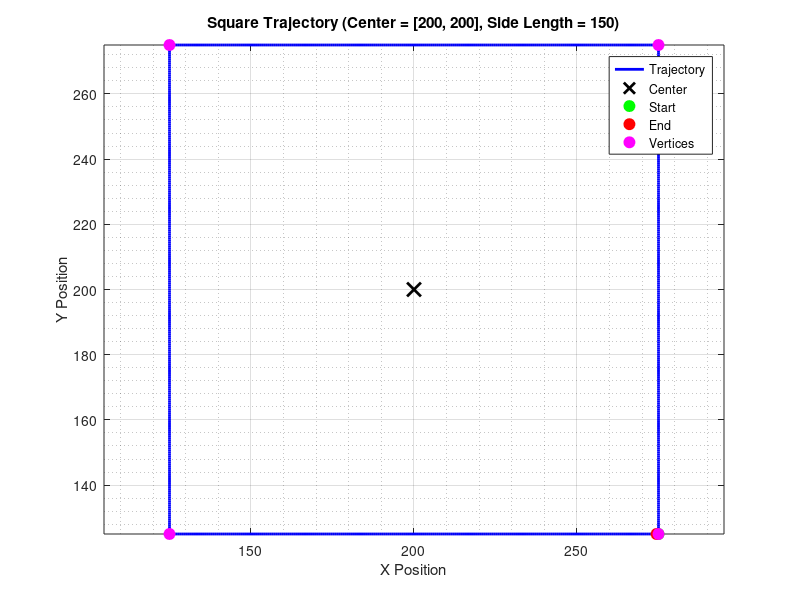

The MATLAB source for this figure:
% Square Trajectory
% Parameters: center_x, center_y, side_length

% Clear workspace and close figures
clear;
clc;
close all;

% Square parameters
center_x = 200;         % Square center x
center_y = 200;         % Square center y
side_length = 150;      % Length of square side

% Trajectory parameters
num_points = 1000;      % High resolution

% Calculate half-side for convenience
half_side = side_length / 2;

% Define square vertices (counter-clockwise order)
% Starting from bottom-right, going counter-clockwise
vertices = [
    center_x + half_side, center_y - half_side;  % Bottom-right
    center_x + half_side, center_y + half_side;  % Top-right  
    center_x - half_side, center_y + half_side;  % Top-left
    center_x - half_side, center_y - half_side;  % Bottom-left
    center_x + half_side, center_y - half_side;  % Back to start
];

% Generate trajectory points with equal distribution along each side
x_positions = [];
y_positions = [];
theta_positions = [];

points_per_side = num_points / 4;

for side = 1:4
    % Start and end points of current side
    start_point = vertices(side, :);
    end_point = vertices(side + 1, :);
    
    % Generate points along this side
    side_x = linspace(start_point(1), end_point(1), points_per_side);
    side_y = linspace(start_point(2), end_point(2), points_per_side);
    
    % Calculate heading angles for this side
    % For horizontal sides, theta is 0 or pi
    % For vertical sides, theta is pi/2 or 3*pi/2
    if side == 1  % Bottom side (moving left)
        side_theta = zeros(1, points_per_side);
    elseif side == 2  % Right side (moving up)
        side_theta = pi/2 * ones(1, points_per_side);
    elseif side == 3  % Top side (moving right)
        side_theta = pi * ones(1, points_per_side);
    else  % Left side (moving down)
        side_theta = 3*pi/2 * ones(1, points_per_side);
    end
    
    % Add to trajectory arrays
    x_positions = [x_positions, side_x];
    y_positions = [y_positions, side_y];
    theta_positions = [theta_positions, side_theta];
end

% Remove the last point to avoid duplication
x_positions = x_positions(1:end-1);
y_positions = y_positions(1:end-1);
theta_positions = theta_positions(1:end-1);

% Display trajectory information
fprintf('Square Trajectory:\n');
fprintf('Center: (%.1f, %.1f)\n', center_x, center_y);
fprintf('Side length: %.1f units\n', side_length);
fprintf('Perimeter: %.2f units\n', 4 * side_length);
fprintf('Number of points: %d\n', numel(x_positions));
fprintf('Points per side: %.1f\n', points_per_side);

% Plot the trajectory
figure;
plot(x_positions, y_positions, 'b-', 'LineWidth', 2);
hold on;

% Mark center, start, and end points
plot(center_x, center_y, 'kx', 'MarkerSize', 10, 'LineWidth', 2);
plot(x_positions(1), y_positions(1), 'go', 'MarkerSize', 8, 'MarkerFaceColor', 'g');
plot(x_positions(end), y_positions(end), 'ro', 'MarkerSize', 8, 'MarkerFaceColor', 'r');

% Mark vertices
for i = 1:4
    plot(vertices(i, 1), vertices(i, 2), 'mo', 'MarkerSize', 8, 'MarkerFaceColor', 'm');
end

% Add orientation arrows
%arrow_indices = round(linspace(1, numel(x_positions), 12));
%for i = arrow_indices
%    arrow_length = 15;
%    quiver(x_positions(i), y_positions(i), ...
%           arrow_length * cos(theta_positions(i)), ...
%           arrow_length * sin(theta_positions(i)), ...
%           'k', 'LineWidth', 1.5, 'MaxHeadSize', 0.3);
%end

% Formatting
grid on;
axis equal;
xlabel('X Position');
ylabel('Y Position');
title(['Square Trajectory (Center = [', num2str(center_x), ', ', num2str(center_y), ...
       '], Side Length = ', num2str(side_length), ')']);
legend('Trajectory', 'Center', 'Start', 'End', 'Vertices', 'Location', 'best');
grid minor;

% Optional: Create trajectory data structure
trajectory = struct();
trajectory.x = x_positions;
trajectory.y = y_positions;
trajectory.theta = theta_positions;
trajectory.timestamp = linspace(0, 10, numel(x_positions)); % Example timestamps
